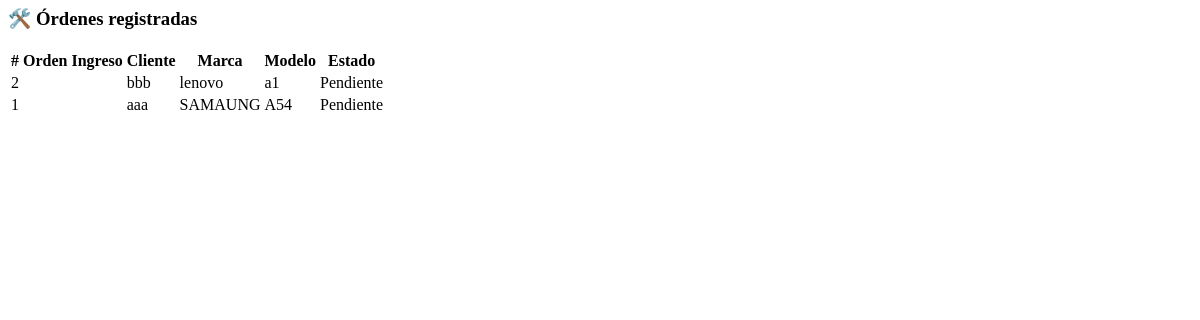
Before: /ordenes/ordenes/parcial/ with the older database file.
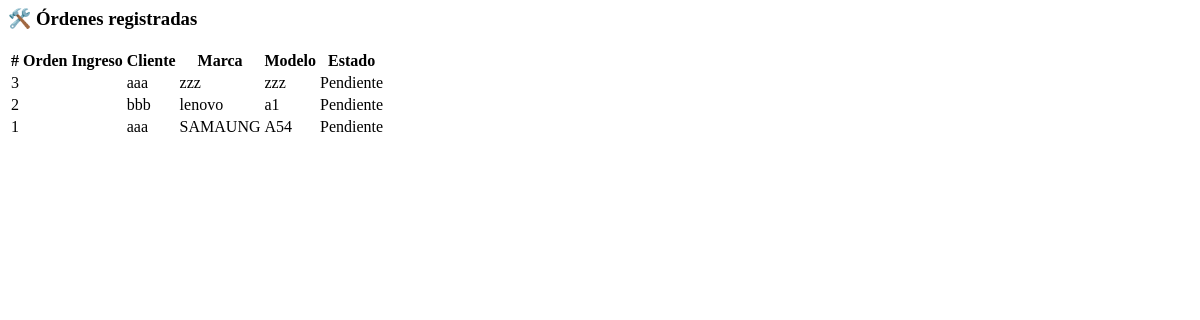
After: the same page with the newer database file.
### ordenes/models.py (models this page shows, shortened)
class Orden(models.Model):
    cliente = models.ForeignKey(Cliente, on_delete=models.CASCADE)
    equipo = models.ForeignKey(Equipo, on_delete=models.CASCADE)
    estado = models.CharField(max_length=100, default='Pendiente')
    falla = models.CharField(max_length=250, blank=True, null=True)
    diagnostico = models.TextField(blank=True, null=True)
    reparacion = models.TextField(blank=True, null=True)
    observaciones = models.TextField(blank=True, null=True)
    fecha_ingreso = models.DateField(auto_now_add=True)
    fecha_entrega = models.DateField(blank=True, null=True)

class Cliente(models.Model):
    nombre = models.CharField(max_length=100)
    telefono = models.CharField(max_length=20, blank=True, null=True)
    email = models.EmailField(blank=True, null=True)
    direccion = models.CharField(max_length=200, blank=True, null=True)
    localidad = models.CharField(max_length=100, blank=True, null=True)
    provincia = models.CharField(max_length=100, blank=True, null=True)
    comentarios = models.TextField(blank=True, null=True)

class Equipo(models.Model):
    tipo = models.CharField(max_length=50)
    marca = models.CharField(max_length=50)
    modelo = models.CharField(max_length=100)
    imei = models.CharField(max_length=30, unique=True, blank=True, null=True)
    serie = models.CharField(max_length=30, unique=True, blank=True, null=True)
    fecha_compra = models.DateField(blank=True, null=True)
    garantia_compra = models.BooleanField(default=False)
    accesorios = models.TextField(blank=True, null=True)
    estado_general = models.TextField(blank=True, null=True)

### ordenes/views.py (the view)
# urls.py: path('ordenes/parcial/', vista_ordenes_parcial, name='vista_ordenes_parcial'),
def vista_ordenes_parcial(request):
    ordenes = Orden.objects.select_related('cliente', 'equipo').order_by('-fecha_ingreso')
    return render(request, 'ordenes/vista_ordenes_parcial.html', {
        'ordenes': ordenes
    })

### ordenes/templates/ordenes/vista_ordenes_parcial.html
<h3>🛠️ Órdenes registradas</h3>
<table class="table table-bordered table-hover">
  <thead class="thead-dark">
    <tr>
      <th># Orden</th>
      <th>Ingreso</th>
      <th>Cliente</th>
      <th>Marca</th>
      <th>Modelo</th>
      <th>Estado</th>
    </tr>
  </thead>
  <tbody>
    {% for orden in ordenes %}
    <tr>
      <td>{{ orden.id }}</td>
      <td>{{ orden.fecha_ingreso|date:"d/m/Y H:i" }}</td>
      <td>{{ orden.cliente.nombre }}</td>
      <td>{{ orden.equipo.marca }}</td>
      <td>{{ orden.equipo.modelo }}</td>
      <td>{{ orden.estado }}</td>
    </tr>
    {% empty %}
    <tr>
      <td colspan="6" class="text-center text-muted">No hay órdenes registradas.</td>
    </tr>
    {% endfor %}
  </tbody>
</table>

Changed rows visible on the page:
added Orden: id "3", cliente.nombre "aaa", equipo.marca "zzz", equipo.modelo "zzz", estado "Pendiente"
